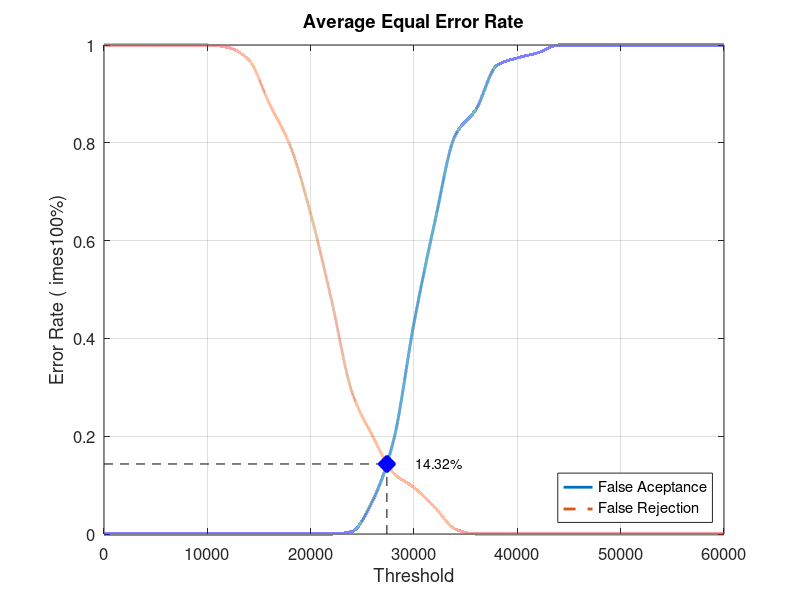
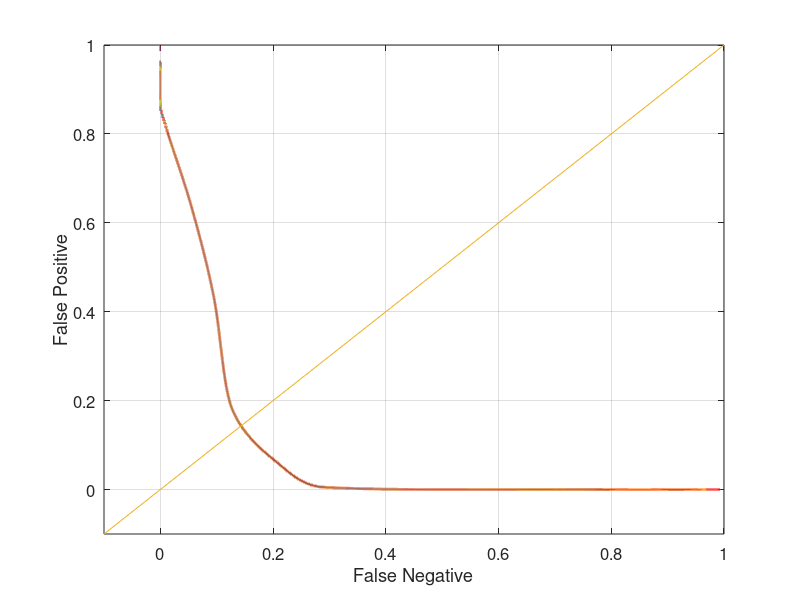

Write the MATLAB code that produced these figures, in order.
close all;
clear;
clc;
x = 0:2000:60000;
xq = 0:0.5:60000;

y0 = [0 0 0 0 0 0 0 0 0 0 0 0 0.00526316 0.0684211 0.189474 0.431579 0.636842 0.815789 0.868421 0.957895 0.973684 0.984211 1 1 1 1 1 1 1 1 1]
yy0 = interp1(x, y0, xq, 'pchip');
y1 = [1 1 1 1 1 1 0.995 0.97 0.88 0.795 0.655 0.48 0.29 0.2 0.125 0.095 0.055 0.01 0 0 0 0 0 0 0 0 0 0 0 0 0]
yy1 = interp1(x, y1, xq, 'pchip');

% Calculating EER: 
y2 = abs(y0 - y1);
find(y2 == min(y2))
yy2 = abs(yy0 - yy1);
xEER = find(yy2 == min(yy2));
xEERIndex = xq(xEER) % X-axis EER
yEER = yy0(xEER) % Y-axis EER

main = figure
plot(xq, yy0,'-','LineWidth', 2);	hold on
plot(xq, yy1,'--','LineWidth', 2);	hold on
plot([xEERIndex xEERIndex], [0 yEER], 'k--');	hold on
plot([0 xEERIndex], [yEER yEER], 'k--');	hold on
plot(xEERIndex, yEER, 'bx', 'LineWidth', 10);	hold on
text(xEERIndex + 10 * xEERIndex / 100, yEER, [num2str(round((10000 * yEER)) / 100) '%'])
legend('False Aceptance', 'False Rejection', 'Location', 'SouthEast')
xlabel('Threshold')
ylabel('Error Rate (	imes100%)')
title('Average Equal Error Rate')
set(gca, 'FontSize', 12)
axis([0 60000 0 1])
grid on

print(main, 'Database4_4Main', '-dpng');
FNRxFPR = figure('Color', [1 1 1]);
plot(yy1, yy0, '-', yy1, yy0, 'LineWidth', 2);
hold on
y = -0.1:0.1:1
plot(y, y); 
set(gca, 'FontSize', 12)
xlabel('False Negative')
ylabel('False Positive')
axis([-0.1 1 -0.1 1])
set(gca, 'FontSize', 12)
grid on

print(FNRxFPR, 'Database4_4FNRxFPR','-dpng');
